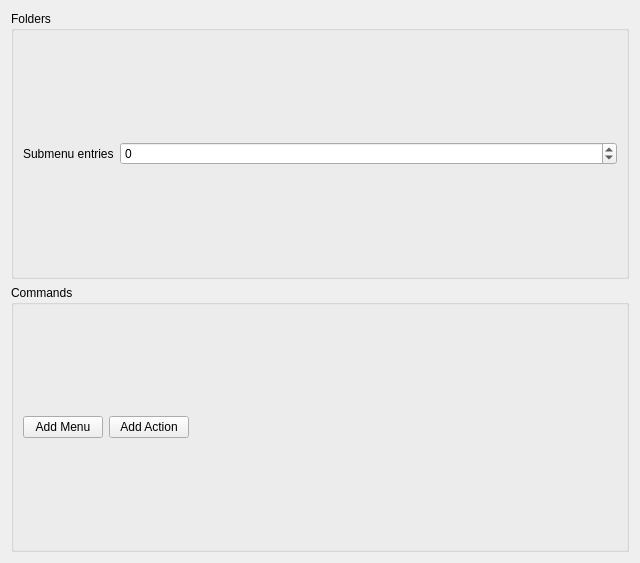
<?xml version="1.0" encoding="UTF-8"?>
<ui version="4.0">
 <class>Settings</class>
 <widget class="QWidget" name="Settings">
  <property name="geometry">
   <rect>
    <x>0</x>
    <y>0</y>
    <width>640</width>
    <height>563</height>
   </rect>
  </property>
  <property name="windowTitle">
   <string>Form</string>
  </property>
  <layout class="QVBoxLayout" name="verticalLayout">
   <item>
    <widget class="QGroupBox" name="groupBox">
     <property name="title">
      <string>Folders</string>
     </property>
     <layout class="QVBoxLayout" name="verticalLayout_3">
      <item>
       <widget class="KEditListWidget" name="kcfg_paths"/>
      </item>
      <item>
       <layout class="QHBoxLayout" name="horizontalLayout">
        <item>
         <widget class="QLabel" name="label">
          <property name="toolTip">
           <string>Number of submenu entries to show.</string>
          </property>
          <property name="text">
           <string>Submenu entries</string>
          </property>
         </widget>
        </item>
        <item>
         <widget class="QSpinBox" name="kcfg_submenuEntriesCount">
          <property name="sizePolicy">
           <sizepolicy hsizetype="Minimum" vsizetype="Fixed">
            <horstretch>1</horstretch>
            <verstretch>0</verstretch>
           </sizepolicy>
          </property>
          <property name="toolTip">
           <string/>
          </property>
          <property name="minimum">
           <number>-1</number>
          </property>
         </widget>
        </item>
       </layout>
      </item>
      <item>
       <widget class="QLabel" name="submenuEntriesCountInfo">
        <property name="text">
         <string/>
        </property>
       </widget>
      </item>
     </layout>
    </widget>
   </item>
   <item>
    <widget class="QGroupBox" name="commandsGroupBox">
     <property name="title">
      <string>Commands</string>
     </property>
     <layout class="QVBoxLayout" name="verticalLayout_2">
      <item>
       <layout class="QHBoxLayout" name="horizontalLayout_2">
        <item>
         <widget class="QPushButton" name="addMenu">
          <property name="text">
           <string>Add Menu</string>
          </property>
         </widget>
        </item>
        <item>
         <widget class="QPushButton" name="addActionButton">
          <property name="text">
           <string>Add Action</string>
          </property>
         </widget>
        </item>
        <item>
         <spacer name="horizontalSpacer">
          <property name="orientation">
           <enum>Qt::Horizontal</enum>
          </property>
          <property name="sizeHint" stdset="0">
           <size>
            <width>40</width>
            <height>20</height>
           </size>
          </property>
         </spacer>
        </item>
       </layout>
      </item>
     </layout>
    </widget>
   </item>
  </layout>
 </widget>
 <customwidgets>
  <customwidget>
   <class>KEditListWidget</class>
   <extends>QWidget</extends>
   <header>keditlistwidget.h</header>
  </customwidget>
 </customwidgets>
 <resources/>
 <connections/>
</ui>
